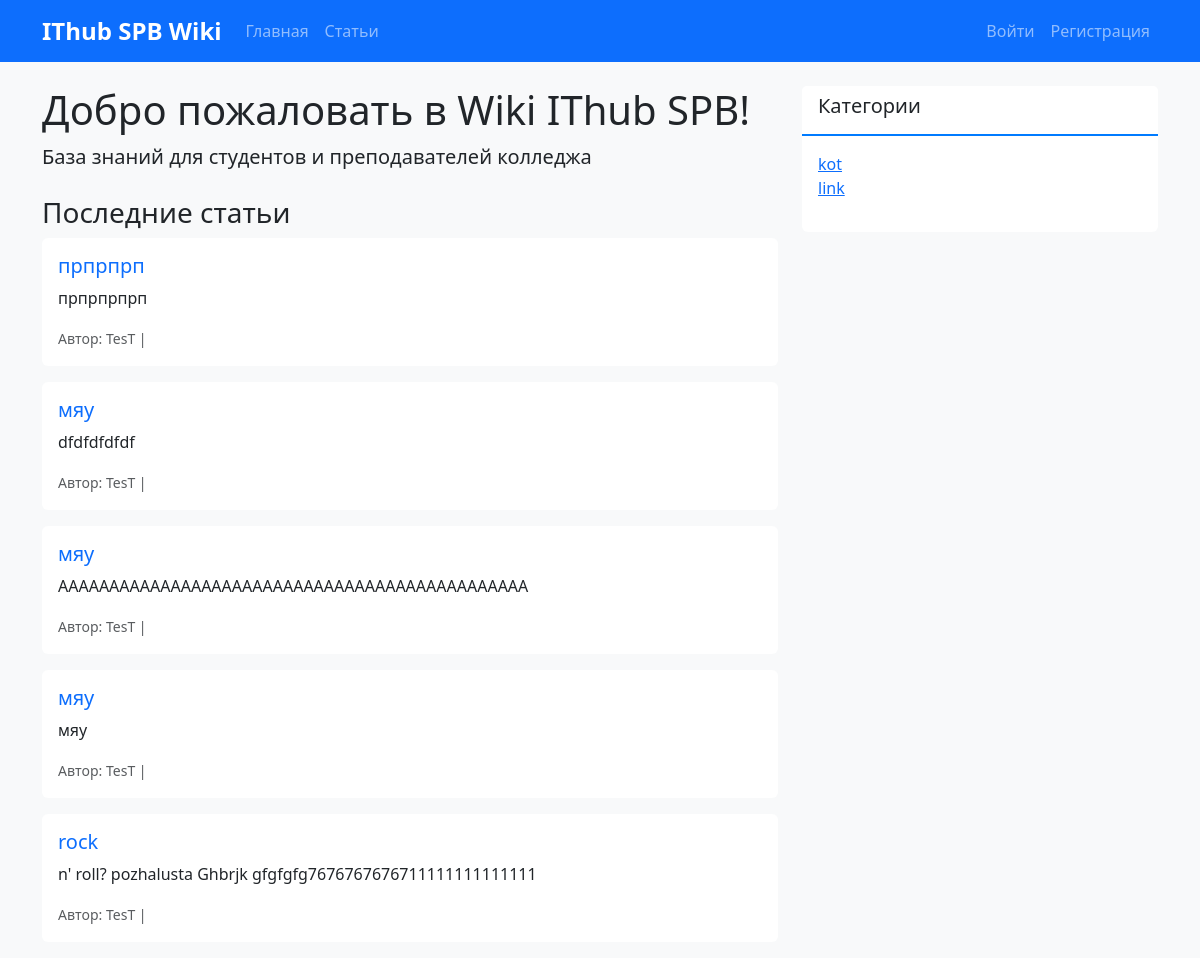
Before: / with the older database file.
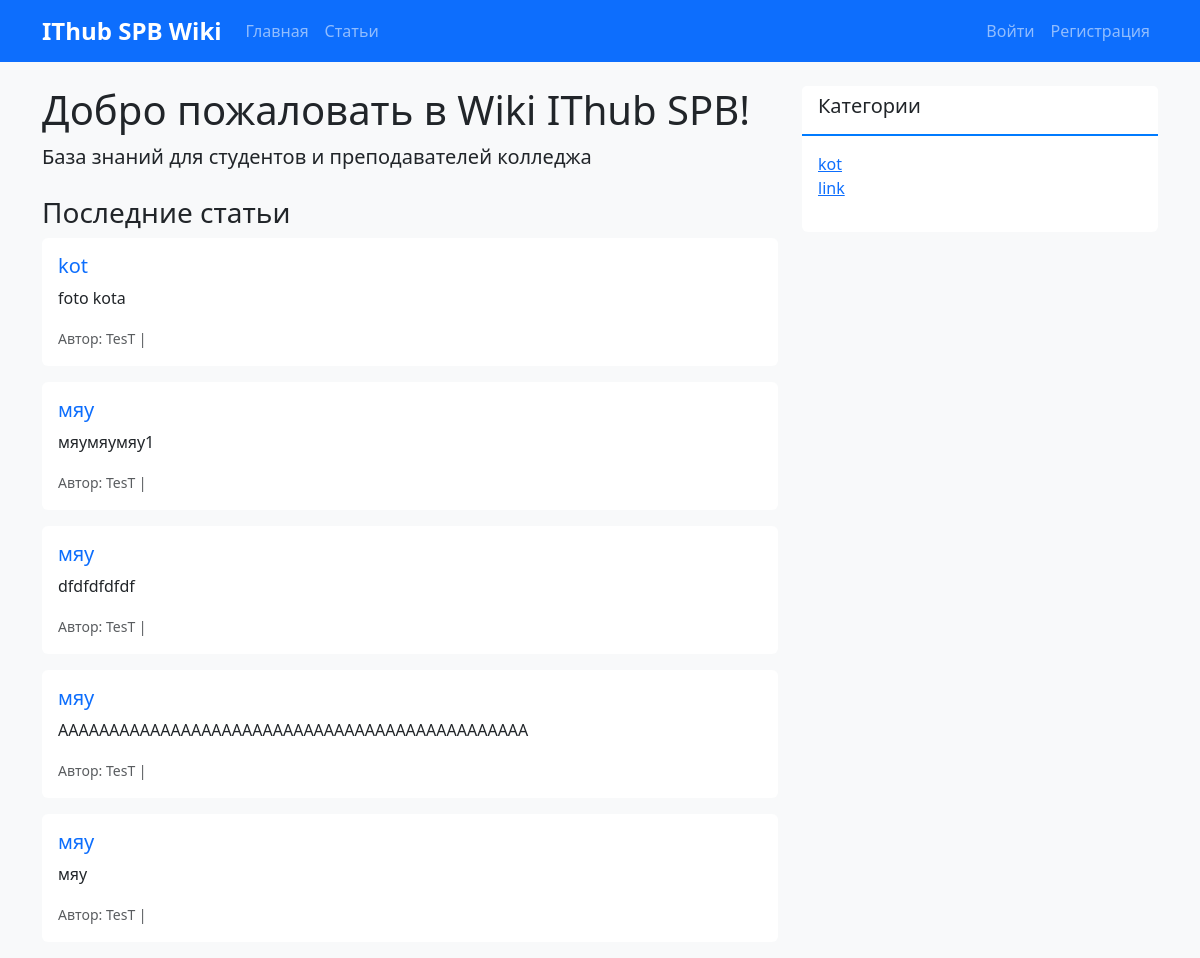
After: the same page with the newer database file.
### articles/models.py (models this page shows, shortened)
class Article(models.Model):
    STATUS_CHOICES = [
        ("draft", "Черновик"),
        ("pending", "На модерации"),
        ("published", "Опубликовано"),
        ("rejected", "Отклонено"),
    ]
    title = models.CharField("Заголовок", max_length=200)
    content = models.TextField("Содержание")
    category = models.ForeignKey(
        Category,
        on_delete=models.SET_NULL,
        null=True,
        blank=True,
        verbose_name="Категория",
        related_name="articles",
    )
    author = models.ForeignKey(
        User, on_delete=models.CASCADE, verbose_name="Автор", related_name="articles"
    )
    status = models.CharField(
        "Статус", max_length=20, choices=STATUS_CHOICES, default="pending"
    )
    created_at = models.DateTimeField("Создано", auto_now_add=True)
    updated_at = models.DateTimeField("Обновлено", auto_now=True)
    published_at = models.DateTimeField("Опубликовано", null=True, blank=True)
    moderation_comment = models.TextField("Комментарий модератора", blank=True)
    moderator = models.ForeignKey(
        User,
        on_delete=models.SET_NULL,
        null=True,
        blank=True,
        verbose_name="Модератор",
        related_name="moderated_articles",
    )
    views_count = models.PositiveIntegerField("Просмотры", default=0)
    class Meta:
        verbose_name = "Статья"
        verbose_name_plural = "Статьи"
        ordering = ["-created_at"]

class Category(models.Model):
    name = models.CharField("Название категории", max_length=100)
    description = models.TextField("Описание", blank=True)
    created_at = models.DateTimeField("Создано", auto_now_add=True)
    class Meta:
        verbose_name = "Категория"
        verbose_name_plural = "Категории"
        ordering = ["name"]

### articles/views.py (the view)
# urls.py: path("", views.home, name="home"),
def home(request):
    published_articles = Article.objects.filter(status="published")[:5]
    categories = Category.objects.all()
    return render(
        request,
        "articles/home.html",
        {
            "recent_articles": published_articles,
            "categories": categories,
        },
    )

### articles/templates/articles/home.html
{% extends 'articles/base.html' %} {% block content %}
{% load wiki_links %}
<div class="row">
  <div class="col-md-8">
    <h1>Добро пожаловать в Wiki IThub SPB!</h1>
    <p class="lead">База знаний для студентов и преподавателей колледжа</p>
    <h3 class="mt-4">Последние статьи</h3>
    {% for article in recent_articles %}
    <div class="card mb-3">
      <div class="card-body">
        <h5>
          <a
            href="{% url 'articles:article_detail' article.pk %}"
            class="text-decoration-none"
          >
            {{ article.title }}
          </a>
        </h5>
        <p>{{ article.content|wikilinks|truncatewords:80|safe }}</p>
        <small class="text-muted">
          Автор: {{ article.author.username }} | {{ article.published_at|date:"d.m.Y H:i"|default:article.created_at|date:"d.m.Y H:i" }}
        </small>
      </div>
    </div>
    {% empty %}
    <p>Пока нет опубликованных статей</p>
    {% endfor %}
  </div>
  <div class="col-md-4">
    <div class="card">
      <div class="card-header">
        <h5>Категории</h5>
      </div>
      <div class="card-body">
        <ul class="list-unstyled">
          {% for category in categories %}
          <li><a href="#">{{ category.name }}</a></li>
          {% empty %}
          <li>Нет категорий</li>
          {% endfor %}
        </ul>
      </div>
    </div>
  </div>
</div>
{% endblock %}

Changed rows visible on the page:
no longer on this page (row edited): Article: title "прпрпрп", content|wikilinks "прпрпрпрп", author.username "TesT"
no longer on this page (row unchanged): Article: title "rock", content|wikilinks "n' roll? pozhalusta Ghbrjk gfgfgfg7676767676711111111111111", author.username "TesT"
added Article: title "kot", content|wikilinks "foto kota", author.username "TesT"
added Article: title "мяу", content|wikilinks "мяумяумяу1", author.username "TesT"
